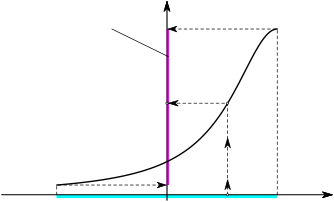

Here is the Python script that generated this plot:
#!/usr/bin/python
## Time-stamp: Wed May 28 16:55:33 CDT 2008 angenent

import grapher
from math import *

def x(t):
    return t
def fx(t):
    t=(2-t)*(2-t)
    return 3/(1.0+t)

a=1.1
A=[a, 0]
B=[a, fx(a)]
C=[0, fx(a)]


grapher.setViewBox(-3.0, -0.1, 3.0, 3.5)
grapher.openOutputFile("01graphOFf",240)

#mark the domain
grapher.setrgbcolor('cyan')
grapher.polygonF([[-2,0],[2,0],[2,-0.06],[-2,-0.06],[-2,0]], 'cyan')
grapher.setrgbcolor('black')
grapher.axes()
#mark the range
grapher.setrgbcolor('magenta')
grapher.polygonF([[0,fx(-2.0)],
        [0.04, fx(-2)],
        [0.04,fx(2)],
        [0.0, fx(2)],
        [0.0, fx(-2)]], 'magenta')
grapher.setrgbcolor('black')
grapher.axes()

#the graph
grapher.plot(x,fx, -2, 2)

#the horizontal & vertical lines
grapher.setdash("[2] 0")
grapher.linewidth(0.5)
grapher.polygonA([A,B,C])
for t in (-2.0, 2.0):
    grapher.polygonA([[ t,0], [ t, fx( t)], [0,fx(t)]])

#draw arrowheads
grapher.setdash("[] 0")
for t in (-2.0, 2.0):
    grapher.arrowhead([ t, fx( t)], [0,fx(t)], 6,2,-1)
grapher.arrowhead(A, B, 7, 2, overshoot=-25)
grapher.arrowhead(A, B, 7, 2, overshoot=-55)
grapher.arrowhead(B, C, 7, 2, overshoot=-1)


grapher.roundPoint(A)
grapher.roundPoint(B)
grapher.roundPoint(C)

#annotations
grapher.annotate([-1,3], [0, 0], r"\makebox[0pt][r]{range of $f$}")
grapher.line([-1, 3], [00.025, 2.5])
grapher.annotate(C, [-2.0, 0.0], r"\makebox[0pt][r]{$y=f(x)$}")
grapher.annotate(B, [4.0, -2.0], "$(x, f(x))$")
grapher.annotate(A, [4.0, 2.0], "$x$")
grapher.annotate([0,0], [0, -12], r"\makebox[0pt][c]{domain of $f$}")
grapher.closeOutputFile()
